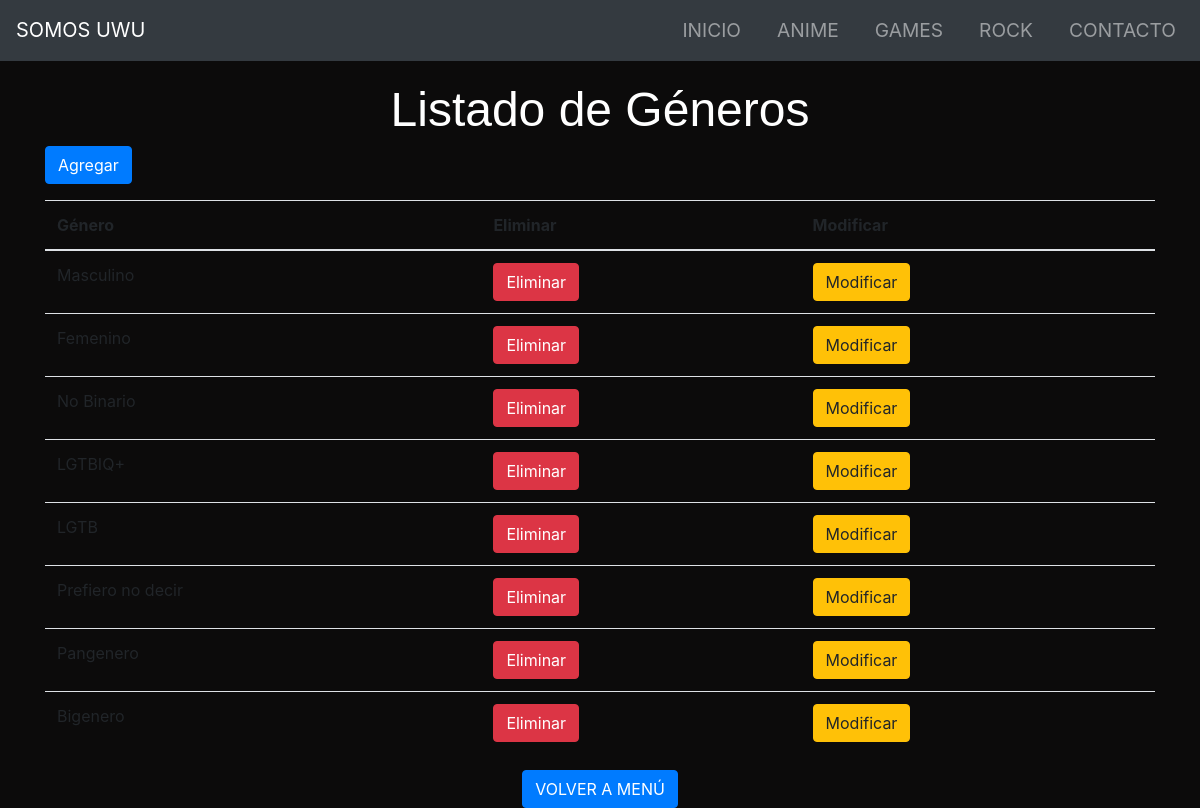
/crud_generos/, run on the app's committed database.
### galeria/models.py (models this page shows, shortened)
class Genero(models.Model):
    id_genero = models.AutoField(primary_key=True)
    genero = models.CharField(max_length=100)

### galeria/views.py (the view)
# urls.py: path('crud_generos/', views.crud_generos, name='crud_generos'),
def crud_generos(request):
    generos = Genero.objects.all()
    context = {'generos': generos}
    print('enviando datos generos_list')
    return render(request, "galeria/generos_list.html", context)

### galeria/templates/galeria/generos_list.html (shortened to what this page needs)
<!DOCTYPE html>
<html lang="es">
<head>
    {% load static %}
    <link href="{% static 'css/estilos.css' %}" rel="stylesheet">
    <link href="https://stackpath.bootstrapcdn.com/bootstrap/4.5.2/css/bootstrap.min.css" rel="stylesheet">
</head>
<body>
    <nav class="navbar navbar-expand-lg navbar-dark bg-dark">
        <a class="navbar-brand" href="{% url 'index' %}">SOMOS UWU</a>
        <div class="collapse navbar-collapse" id="navbarNav">
            <ul class="navbar-nav ml-auto">
                <li class="nav-item">
                    <a class="nav-link" href="{% url 'index' %}">INICIO</a>
                </li>
                <li class="nav-item">
                    <a class="nav-link" href="{% url 'anime' %}">ANIME</a>
                </li>
                <li class="nav-item">
                    <a class="nav-link" href="{% url 'games' %}">GAMES</a>
                </li>
                <li class="nav-item">
                    <a class="nav-link" href="{% url 'rock' %}">ROCK</a>
                </li>
                <li class="nav-item">
                    <a class="nav-link" href="{% url 'alumnos_add' %}">CONTACTO</a>
                </li>
            </ul>
        </div>
    </nav>
    <h3 class="center-text text-white">Listado de Géneros</h3>
    <div class="container">
        <a href="{% url 'generosAdd' %}" class="btn btn-primary mb-3">Agregar</a>
        <table class="table">
            <thead>
                <tr>
                    <th>Género</th>
                    <th>Eliminar</th>
                    <th>Modificar</th>
                </tr>
            </thead>
            <tbody>
                {% if generos %}
                    {% for x in generos %}
                    <tr>
                        <td>{{ x.genero }}</td>
                        <td><a href="{% url 'generos_del' pk=x.id_genero %}" class="btn btn-danger">Eliminar</a></td>
                        <td><a href="{% url 'generos_edit' pk=x.id_genero %}" class="btn btn-warning ">Modificar</a></td>
                    </tr>
                    {% endfor %}
                {% else %}
                    <tr>
                        <td colspan="3">No hay géneros disponibles.</td>
                    </tr>
                {% endif %}
            </tbody>
        </table>
    </div>
    <center>
        <div class="center">
            <a href="{% url 'dashboard' %}" class="btn btn-primary">VOLVER A MENÚ</a>
        </div>
      </center>
</body>
</html>

### Static/css/estilos.css (style rules this page uses)
body { background-color: #1c1c1c; color: #ffffff; font-family: 'Arial', sans-serif; margin: 0; padding: 0; }
.navbar { margin-bottom: 20px; }
.center-text { text-align: center; margin-top: 20px; font-family: 'Arial Black', sans-serif; font-size: 3em; color: white; }
.btn-primary { background-color: #007bff; border-color: #007bff; color: white; }
.navbar-brand, .nav-link { font-size: 1.2em; }
.navbar-nav .nav-item { margin-left: 20px; }
a { text-decoration: none; color: white; }

### galeria/templates/galeria/generos_list.html (style rules this page uses)
body { background-color: #0c0b0b; }
.center-text { text-align: center; margin-top: 20px; }

### data on the page
Genero: genero "Masculino"
Genero: genero "Femenino"
Genero: genero "No Binario"
Genero: genero "LGTBIQ+"
Genero: genero "LGTB"
Genero: genero "Prefiero no decir"
Genero: genero "Pangenero"
Genero: genero "Bigenero"
